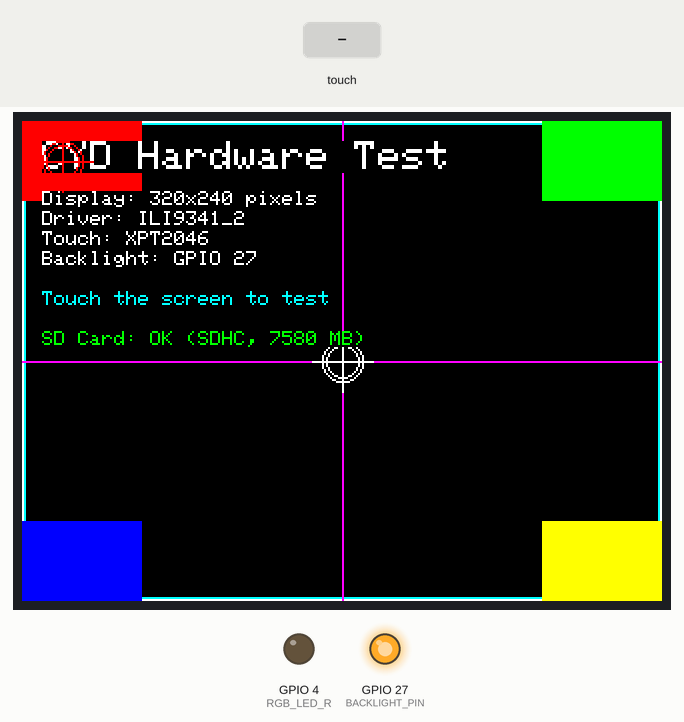
This sketch was run on a simulated ESP32. On the bench: 320×240 colour display, output pins drawn as LEDs (lit = HIGH). Dashed ring = blinking. The inputs (shaded band) are chosen by the test bench. A WiFi scan finds three made-up networks; storage starts empty; what the sketch prints to the serial monitor is not drawn.

Above: at 3.6 s.
At 7.4 s:
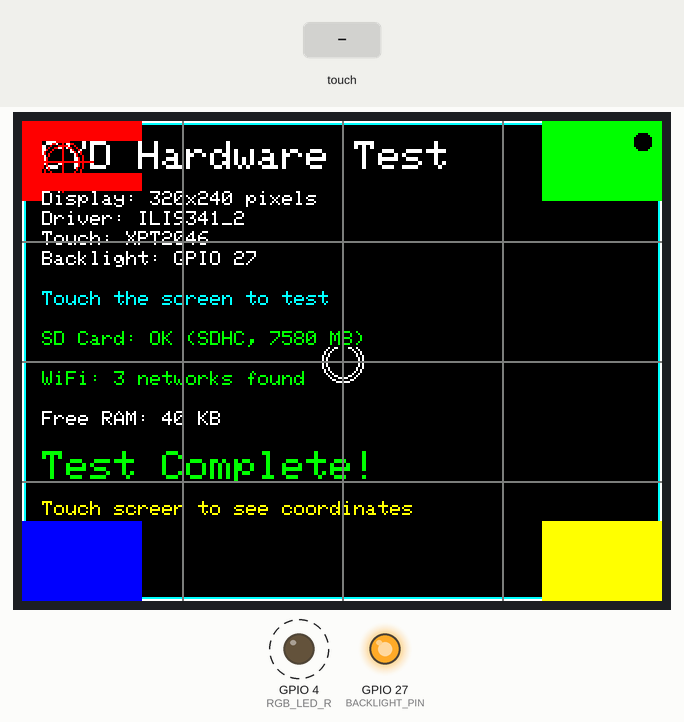
7.5 s: screen touched at 13 % across, 10 % down
At 8.1 s:
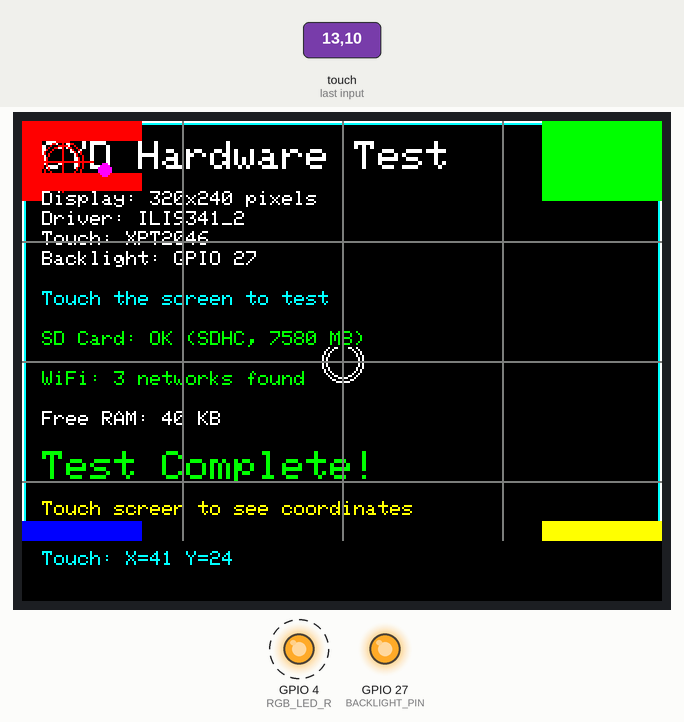
10.5 s: screen touched at 38 % across, 10 % down
At 11.6 s:
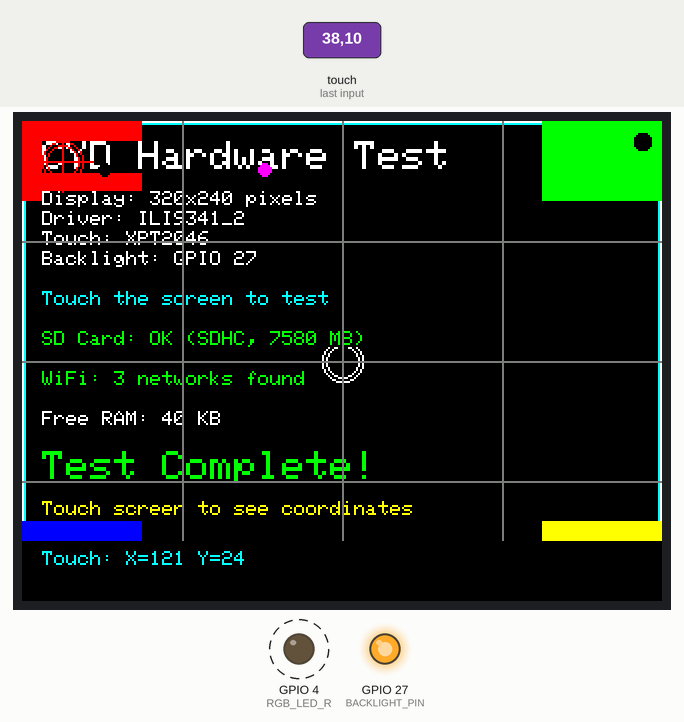
Timing chart, 0 to 18.3 s (numbered marks = the images above; inputs shaded):
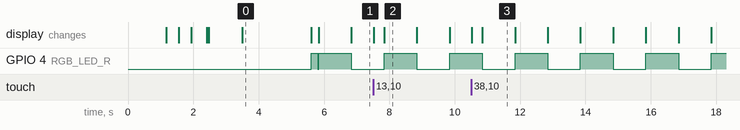

The sketch:

hardware_test.ino
```cpp
/*
 * Hardware Test for ESP Flight Tracker
 * CYD (Cheap Yellow Display) Version
 *
 * This sketch tests the basic hardware components:
 * - TFT Display (ILI9341 320x240)
 * - Touch Screen (XPT2046 via TFT_eSPI or standalone)
 * - RGB LED (if present)
 * - SD Card
 * - WiFi
 *
 * IMPORTANT: TFT_eSPI Configuration
 * ===================================
 * The TFT_eSPI library requires configuration in its User_Setup.h file.
 *
 * For Arduino IDE:
 * 1. Go to: Arduino/libraries/TFT_eSPI/
 * 2. Edit User_Setup.h
 * 3. Comment out any existing configuration
 * 4. Add the CYD configuration shown below
 *
 * For PlatformIO:
 * 1. Go to: .pio/libdeps/esp32dev/TFT_eSPI/
 * 2. Edit User_Setup.h
 * 3. Add the configuration below
 *
 * CYD Configuration for User_Setup.h:
 * ------------------------------------
 * #define ILI9341_2_DRIVER  // Use alternative driver for CYD32S024C
 * #define TFT_MISO 12
 * #define TFT_MOSI 13
 * #define TFT_SCLK 14
 * #define TFT_CS   15
 * #define TFT_DC    2
 * #define TFT_RST  -1
 * #define TFT_BL   27  // Backlight GPIO
 * #define TFT_BACKLIGHT_ON HIGH
 *
 * // Enable touch support (optional but recommended)
 * #define TOUCH_CS 33     // Touch chip select pin
 * #define TOUCH_DRIVER 0x2046  // XPT2046 driver (optional for TFT_eSPI touch)
 *
 * #define TFT_RGB_ORDER TFT_RGB
 * #define TFT_INVERSION_ON
 *
 * #define LOAD_GLCD
 * #define LOAD_FONT2
 * #define LOAD_FONT4
 * #define LOAD_FONT6
 * #define LOAD_FONT7
 * #define LOAD_FONT8
 * #define LOAD_GFXFF
 * #define SMOOTH_FONT
 *
 * #define SPI_FREQUENCY  40000000
 * #define SPI_READ_FREQUENCY  20000000
 * #define SPI_TOUCH_FREQUENCY  2500000
 */

#include <TFT_eSPI.h>
#include <SPI.h>
#include <SD.h>
#include <WiFi.h>

// Check if touch is enabled in TFT_eSPI
#ifdef TOUCH_CS
  #define USE_TFT_ESPI_TOUCH 1
  // Touch calibration data for your CYD32S024C
  // Updated based on your touch readings
  uint16_t calData[5] = { 270, 3578, 305, 3481, 1 };  // Changed last value from 0 to 1
#else
  #define USE_TFT_ESPI_TOUCH 0
  #include <XPT2046_Touchscreen.h>
  #define TOUCH_CS_PIN 33
  #define TOUCH_IRQ_PIN 36
  XPT2046_Touchscreen touch(TOUCH_CS_PIN, TOUCH_IRQ_PIN);
#endif

// Pin definitions for CYD (ESP32-2432S028R / CYD32S024C)
#define SD_CS 5         // SD card chip select
#define BACKLIGHT_PIN 27 // Backlight control

// Optional CYD hardware
#define RGB_LED_R 4     // RGB LED Red (Type-C variant)
#define RGB_LED_G 16    // RGB LED Green
#define RGB_LED_B 17    // RGB LED Blue
#define LIGHT_SENSOR 34 // Light sensor (analog input)
#define SPEAKER 26      // Speaker output (DAC)
#define BOOT_BUTTON 0   // Boot button

TFT_eSPI tft = TFT_eSPI();

void setup() {
  Serial.begin(115200);
  delay(1000);

  Serial.println("\n=== ESP Flight Tracker Hardware Test ===");
  Serial.println("=== CYD32S024C Type-C Variant ===\n");

  // Test 1: TFT Display
  Serial.println("Testing TFT Display...");
  Serial.println("Using ILI9341_2_DRIVER for proper initialization");

  // Initialize display
  tft.init();

  // Turn on backlight
  pinMode(BACKLIGHT_PIN, OUTPUT);
  digitalWrite(BACKLIGHT_PIN, HIGH);
  Serial.printf("Backlight turned on (GPIO %d)\n", BACKLIGHT_PIN);

  // Test all rotations
  Serial.println("\nTesting display rotations:");
  for (int rot = 0; rot < 4; rot++) {
    tft.setRotation(rot);
    Serial.printf("  Rotation %d: Width=%d, Height=%d\n", rot, tft.width(), tft.height());
  }

  // Set to landscape (rotation 1 for most CYD boards)
  tft.setRotation(1);
  Serial.printf("\nUsing rotation 1 (landscape): %dx%d\n", tft.width(), tft.height());

  // Fill screen with test colors
  Serial.println("Testing color display...");
  tft.fillScreen(TFT_RED);
  delay(300);
  tft.fillScreen(TFT_GREEN);
  delay(300);
  tft.fillScreen(TFT_BLUE);
  delay(300);

  // Clear and draw test pattern
  tft.fillScreen(TFT_BLACK);

  // Draw border to show full screen area (2 pixels inside to be visible)
  tft.drawRect(0, 0, tft.width(), tft.height(), TFT_WHITE);
  tft.drawRect(1, 1, tft.width()-2, tft.height()-2, TFT_CYAN);

  // Draw colored rectangles in each corner
  tft.fillRect(0, 0, 60, 40, TFT_RED);
  tft.fillRect(tft.width()-60, 0, 60, 40, TFT_GREEN);
  tft.fillRect(0, tft.height()-40, 60, 40, TFT_BLUE);
  tft.fillRect(tft.width()-60, tft.height()-40, 60, 40, TFT_YELLOW);

  // Draw center cross
  tft.drawLine(tft.width()/2, 0, tft.width()/2, tft.height(), TFT_MAGENTA);
  tft.drawLine(0, tft.height()/2, tft.width(), tft.height()/2, TFT_MAGENTA);

  // Display header
  tft.setTextColor(TFT_WHITE, TFT_BLACK);
  tft.setTextSize(2);
  tft.setCursor(10, 10);
  tft.println("CYD Hardware Test");

  // Display info
  tft.setTextSize(1);
  tft.setCursor(10, 35);
  tft.printf("Display: %dx%d pixels", tft.width(), tft.height());
  tft.setCursor(10, 45);
  tft.println("Driver: ILI9341_2");
  tft.setCursor(10, 55);
  tft.println("Touch: XPT2046");
  tft.setCursor(10, 65);
  tft.printf("Backlight: GPIO %d", BACKLIGHT_PIN);

  Serial.println("Display test complete\n");

  // Test 2: Touch Screen
  Serial.println("Testing Touch Screen...");

#if USE_TFT_ESPI_TOUCH == 1
  // Using TFT_eSPI touch support
  Serial.println("  Attempting to use TFT_eSPI integrated touch support");

  // Initialize touch with calibration data
  tft.setTouch(calData);

  // Test if touch is actually working
  uint16_t test_x = 0, test_y = 0;
  bool touch_works = false;

  // Try to get a touch reading to verify it works
  for (int i = 0; i < 5; i++) {
    if (tft.getTouch(&test_x, &test_y, 100)) { // 100ms threshold
      touch_works = true;
      break;
    }
    delay(10);
  }

  if (touch_works || true) { // Force to try even if initial test fails
    Serial.println("  TFT_eSPI touch initialized with calibration data:");
    Serial.printf("    { %d, %d, %d, %d, %d }\n",
                  calData[0], calData[1], calData[2], calData[3], calData[4]);
    Serial.println("  Note: If touch doesn't work, check TOUCH_CS wiring");
  }
#else
  // Using standalone XPT2046 library
  Serial.println("  Using standalone XPT2046 library");
  Serial.println("  Note: For better integration, add to User_Setup.h:");
  Serial.println("    #define TOUCH_CS 33");

  touch.begin();
  touch.setRotation(1); // Match display rotation
  Serial.println("  XPT2046 touch initialized");
#endif

  // Touch test display
  tft.setTextSize(1);
  tft.setCursor(10, 85);
  tft.setTextColor(TFT_CYAN, TFT_BLACK);
  tft.println("Touch the screen to test");

  // Draw calibration targets
  drawCalibrationTarget(20, 20, TFT_RED);        // Top-left
  drawCalibrationTarget(tft.width()-20, 20, TFT_GREEN); // Top-right
  drawCalibrationTarget(20, tft.height()-20, TFT_BLUE);  // Bottom-left
  drawCalibrationTarget(tft.width()-20, tft.height()-20, TFT_YELLOW); // Bottom-right
  drawCalibrationTarget(tft.width()/2, tft.height()/2, TFT_WHITE); // Center

  delay(1000); // Give user time to see the targets

  // Test 3: SD Card
  Serial.println("\nTesting SD Card...");
  tft.setCursor(10, 105);

  // The CYD uses separate SPI bus for SD card
  // SD_CS = 5, SD_MOSI = 23, SD_MISO = 19, SD_CLK = 18
  bool sdOK = false;

  // Method 1: Try with custom SPI pins at slow speed
  Serial.println("  Trying custom SPI pins at 1MHz...");
  SPI.end(); // End default SPI first
  SPI.begin(18, 19, 23, 5); // SCK, MISO, MOSI, SS for SD card

  if (SD.begin(SD_CS, SPI, 1000000)) { // 1MHz for compatibility
    Serial.println("  SD Card OK with custom SPI at 1MHz");
    sdOK = true;
  } else {
    // Method 2: Try VSPI with explicit pins
    Serial.println("  Trying VSPI configuration...");
    SPIClass sdSPI(VSPI);
    sdSPI.begin(18, 19, 23, -1); // SCK, MISO, MOSI, -1 for SS

    if (SD.begin(SD_CS, sdSPI, 1000000)) {
      Serial.println("  SD Card OK with VSPI at 1MHz");
      sdOK = true;
    } else {
      // Method 3: Try default SPI with just CS pin
      Serial.println("  Trying default configuration...");
      SPI.begin(); // Reset to default pins

      if (SD.begin(SD_CS, SPI, 4000000)) {
        Serial.println("  SD Card OK with default SPI");
        sdOK = true;
      } else {
        Serial.println("  SD Card FAILED - Possible issues:");
        Serial.println("    - Card not formatted as FAT32/FAT16");
        Serial.println("    - Card size > 32GB (use SDHC formatted as FAT32)");
        Serial.println("    - Try different SD card brand");
        Serial.println("    - Check card works in computer");
        tft.setTextColor(TFT_RED, TFT_BLACK);
        tft.println("SD Card: FAILED (try FAT32 format)");
      }
    }
  }

  if (sdOK) {
    showSDInfo();
  }

  // Restore default SPI for display/touch
  SPI.begin(14, 12, 13, 15); // SCK, MISO, MOSI, SS for display

  // Test 4: WiFi
  Serial.println("\nTesting WiFi...");
  WiFi.mode(WIFI_STA);
  WiFi.disconnect();
  delay(100);

  Serial.println("  Scanning for networks...");
  int n = WiFi.scanNetworks();

  tft.setCursor(10, 125);
  if (n == 0) {
    Serial.println("  No networks found");
    tft.setTextColor(TFT_YELLOW, TFT_BLACK);
    tft.println("WiFi: No networks found");
  } else {
    Serial.printf("  Found %d networks:\n", n);
    tft.setTextColor(TFT_GREEN, TFT_BLACK);
    tft.printf("WiFi: %d networks found", n);

    for (int i = 0; i < min(5, n); ++i) {
      Serial.printf("    %d: %s (RSSI: %d dBm)\n", i + 1,
                    WiFi.SSID(i).c_str(), WiFi.RSSI(i));
    }
  }

  // Test 5: RGB LED (if present)
  Serial.println("\nTesting RGB LED (Type-C variant)...");
  pinMode(RGB_LED_R, OUTPUT);

  // Quick blink test
  digitalWrite(RGB_LED_R, HIGH);
  delay(200);
  digitalWrite(RGB_LED_R, LOW);
  Serial.println("  RGB LED test complete (red blink)");

  // Test 6: Memory
  Serial.println("\nSystem Information:");
  Serial.printf("  Free Heap: %d bytes\n", ESP.getFreeHeap());
  Serial.printf("  Chip Model: %s\n", ESP.getChipModel());
  Serial.printf("  Chip Cores: %d\n", ESP.getChipCores());
  Serial.printf("  CPU Frequency: %d MHz\n", ESP.getCpuFreqMHz());
  Serial.printf("  Flash Size: %d bytes\n", ESP.getFlashChipSize());

  tft.setTextSize(1);
  tft.setCursor(10, 145);
  tft.setTextColor(TFT_WHITE, TFT_BLACK);
  tft.printf("Free RAM: %d KB", ESP.getFreeHeap() / 1024);

  // Test complete
  Serial.println("\n=== Hardware Test Complete ===");
  tft.setTextSize(2);
  tft.setTextColor(TFT_GREEN, TFT_BLACK);
  tft.setCursor(10, 165);
  tft.println("Test Complete!");

  tft.setTextSize(1);
  tft.setTextColor(TFT_YELLOW, TFT_BLACK);
  tft.setCursor(10, 190);
  tft.println("Touch screen to see coordinates");

  // Draw grid for touch calibration reference
  tft.drawLine(tft.width()/4, 0, tft.width()/4, tft.height(), TFT_DARKGREY);
  tft.drawLine(tft.width()/2, 0, tft.width()/2, tft.height(), TFT_DARKGREY);
  tft.drawLine(3*tft.width()/4, 0, 3*tft.width()/4, tft.height(), TFT_DARKGREY);
  tft.drawLine(0, tft.height()/4, tft.width(), tft.height()/4, TFT_DARKGREY);
  tft.drawLine(0, tft.height()/2, tft.width(), tft.height()/2, TFT_DARKGREY);
  tft.drawLine(0, 3*tft.height()/4, tft.width(), 3*tft.height()/4, TFT_DARKGREY);
}

void showSDInfo() {
  uint8_t cardType = SD.cardType();
  Serial.print("  Card Type: ");

  String cardTypeStr;
  if (cardType == CARD_MMC) {
    cardTypeStr = "MMC";
  } else if (cardType == CARD_SD) {
    cardTypeStr = "SDSC";
  } else if (cardType == CARD_SDHC) {
    cardTypeStr = "SDHC";
  } else {
    cardTypeStr = "UNKNOWN";
  }
  Serial.println(cardTypeStr);

  uint64_t cardSize = SD.cardSize() / (1024 * 1024);
  Serial.printf("  Card Size: %llu MB\n", cardSize);
  Serial.printf("  Used Space: %llu MB\n", SD.usedBytes() / (1024 * 1024));

  tft.setTextColor(TFT_GREEN, TFT_BLACK);
  tft.setCursor(10, 105);
  tft.printf("SD Card: OK (%s, %llu MB)", cardTypeStr.c_str(), cardSize);
}

void drawCalibrationTarget(int x, int y, uint16_t color) {
  tft.drawCircle(x, y, 10, color);
  tft.drawCircle(x, y, 8, color);
  tft.drawLine(x-15, y, x+15, y, color);
  tft.drawLine(x, y-15, x, y+15, color);
}

void loop() {
#if USE_TFT_ESPI_TOUCH == 1
  // Check for touch events using TFT_eSPI
  uint16_t x = 0, y = 0;
  bool touched = tft.getTouch(&x, &y);

  if (touched) {
    // Touch coordinates are already mapped to screen coordinates by TFT_eSPI
    Serial.printf("Touch: X=%d, Y=%d\n", x, y);

    // Clear previous touch point display area
    tft.fillRect(0, 210, tft.width(), 30, TFT_BLACK);

    // Display touch coordinates
    tft.setTextSize(1);
    tft.setTextColor(TFT_CYAN, TFT_BLACK);
    tft.setCursor(10, 215);
    tft.printf("Touch: X=%d Y=%d", x, y);

    // Draw touch point
    static int lastX = -1, lastY = -1;
    if (lastX >= 0 && lastY >= 0) {
      tft.fillCircle(lastX, lastY, 3, TFT_BLACK);
      // Redraw grid lines if they were covered
      if (abs(lastX - tft.width()/4) < 4) tft.drawLine(tft.width()/4, 0, tft.width()/4, tft.height(), TFT_DARKGREY);
      if (abs(lastX - tft.width()/2) < 4) tft.drawLine(tft.width()/2, 0, tft.width()/2, tft.height(), TFT_DARKGREY);
      if (abs(lastX - 3*tft.width()/4) < 4) tft.drawLine(3*tft.width()/4, 0, 3*tft.width()/4, tft.height(), TFT_DARKGREY);
      if (abs(lastY - tft.height()/4) < 4) tft.drawLine(0, tft.height()/4, tft.width(), tft.height()/4, TFT_DARKGREY);
      if (abs(lastY - tft.height()/2) < 4) tft.drawLine(0, tft.height()/2, tft.width(), tft.height()/2, TFT_DARKGREY);
      if (abs(lastY - 3*tft.height()/4) < 4) tft.drawLine(0, 3*tft.height()/4, tft.width(), 3*tft.height()/4, TFT_DARKGREY);
    }

    tft.fillCircle(x, y, 3, TFT_MAGENTA);
    lastX = x;
    lastY = y;

    // Check if touch is on a calibration target
    if (abs(x - 20) < 15 && abs(y - 20) < 15) {
      Serial.println("  Top-left corner touched");
    } else if (abs(x - (tft.width()-20)) < 15 && abs(y - 20) < 15) {
      Serial.println("  Top-right corner touched");
    } else if (abs(x - 20) < 15 && abs(y - (tft.height()-20)) < 15) {
      Serial.println("  Bottom-left corner touched");
    } else if (abs(x - (tft.width()-20)) < 15 && abs(y - (tft.height()-20)) < 15) {
      Serial.println("  Bottom-right corner touched");
    } else if (abs(x - tft.width()/2) < 15 && abs(y - tft.height()/2) < 15) {
      Serial.println("  Center touched");
    }

    delay(50); // Short debounce
  }

#else
  // Using standalone XPT2046 library
  if (touch.touched()) {
    TS_Point p = touch.getPoint();

    // Check for valid touch
    if (p.x > 100 && p.x < 4000 && p.y > 100 && p.y < 4000 && p.z > 200) {
      // Map touch coordinates to screen coordinates
      int x = map(p.y, 305, 3481, 0, tft.width());
      int y = map(p.x, 270, 3578, tft.height(), 0);

      // Constrain to screen bounds
      x = constrain(x, 0, tft.width() - 1);
      y = constrain(y, 0, tft.height() - 1);

      Serial.printf("Touch: X=%d, Y=%d (Raw: %d,%d)\n", x, y, p.x, p.y);

      // Clear previous touch point display area
      tft.fillRect(0, 210, tft.width(), 30, TFT_BLACK);

      // Display touch coordinates
      tft.setTextSize(1);
      tft.setTextColor(TFT_CYAN, TFT_BLACK);
      tft.setCursor(10, 215);
      tft.printf("Touch: X=%d Y=%d", x, y);

      // Draw touch point
      tft.fillCircle(x, y, 3, TFT_MAGENTA);
    }

    delay(50); // Short debounce
  }
#endif

  // Blink status indicator
  static unsigned long lastBlink = 0;
  static bool ledState = false;

  if (millis() - lastBlink > 1000) {
    ledState = !ledState;

    // Draw a status indicator on screen
    if (ledState) {
      tft.fillCircle(tft.width() - 10, 10, 5, TFT_GREEN);
    } else {
      tft.fillCircle(tft.width() - 10, 10, 5, TFT_BLACK);
      tft.drawCircle(tft.width() - 10, 10, 5, TFT_GREEN);
    }

    // Also blink the RGB LED if present
    digitalWrite(RGB_LED_R, ledState ? HIGH : LOW);

    lastBlink = millis();
  }
}
```

Measured:
- after the input at 7.5 s, the display: first changes at once (image 2 shows a later state)
- after the input at 10.5 s, the display: first changes at once (image 3 shows a later state)
- by itself, GPIO 4 (RGB_LED_R): alternates HIGH for 1.0 s and LOW for 1.0 s
- what the display in image 0 shows lasts 2.1 s, from 3.5 s to 5.6 s
